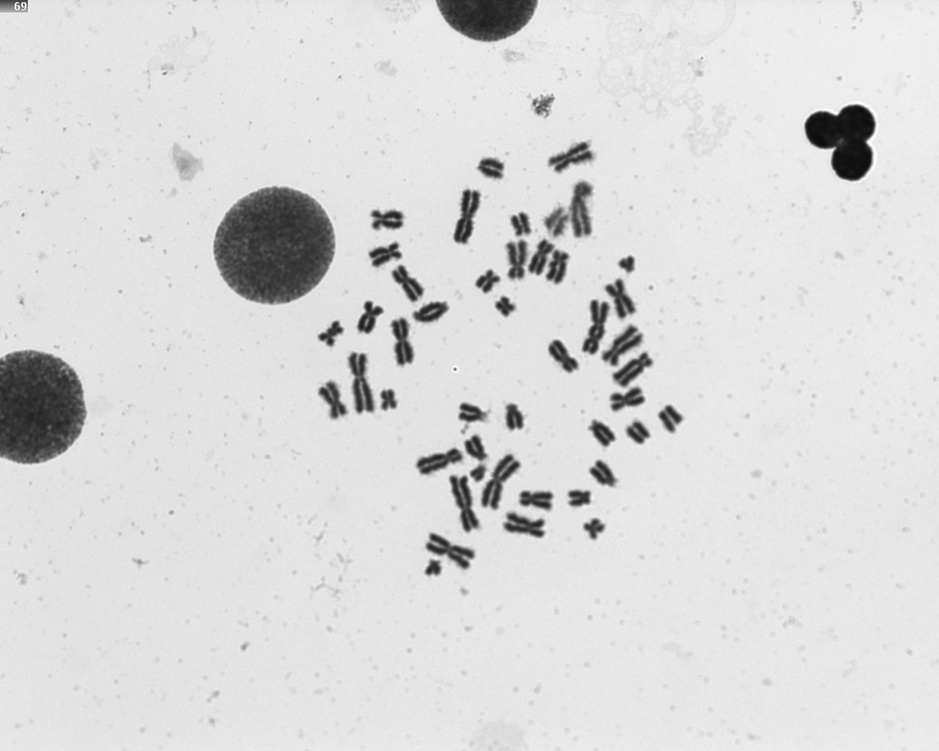
#> input picture src/services/2Gy-004.JPG, 939 x 751 px, shrunk from 1280 x 1024 before the run; its folder holds only this picture in this run
$ python -i processing.py   (imports and definitions only)
#> lines starting #> are read from the running program, lines starting #| are printed output that depends on the picture
#> further down, picture is the input picture: shape (751, 939, 3); min 12, max 255, mean 217.8

import os
import shutil
import cv2
from transforms.Binarization.BinarizationTransforms import Otsu_binarization, Spline_binarization
from transforms.Texture.TextureTransforms import Mean_texture, Std_texture, Contrast_texture, Dissimilarity_texture, Homogeneity_texture, Asm_texture, Max_texture, Entropy_texture, Energy_texture
from transforms.Transform import Original_transform, Transform
from skimage.filters.rank import entropy
from skimage.morphology import disk
from utils.TransformType import TransformType
from utils import paths, tools
import numpy as np
import yaml
from tqdm import tqdm

DESTINO = 'multichannelRGB'

TRANSFORMS_CONFIG = {
    # Original
    TransformType.ORIGINAL: {"class": Original_transform, "required_params": []},

    # Texturas (no necesitan parámetros adicionales)
    TransformType.MEAN: {"class": Mean_texture, "required_params": []},
    TransformType.STD: {"class": Std_texture, "required_params": []},
    TransformType.CONTRAST: {"class": Contrast_texture, "required_params": []},
    TransformType.DISSIMILARITY: {"class": Dissimilarity_texture, "required_params": []},
    TransformType.HOMOGENEITY: {"class": Homogeneity_texture, "required_params": []},
    TransformType.ASM: {"class": Asm_texture, "required_params": []},
    TransformType.MAX: {"class": Max_texture, "required_params": []},
    TransformType.ENTROPY: {"class": Entropy_texture, "required_params": []},
    TransformType.ENERGY: {"class": Energy_texture, "required_params": []},

    # Binarizaciones (necesitan kernel y morph)
    TransformType.OTSU: {"class": Otsu_binarization, "required_params": ["kernel", "morph"]},
    TransformType.SPLINE: {"class": Spline_binarization, "required_params": ["kernel", "morph"]},
}

# Función que devuelve la clase de la transformación elegida
# [37 lines left out: functions get_transform, show_all_channels, not called in this run]

# Función que devuelve todos los canales de la imagen dependiendo del color del canal
def show_all_channels_colored(img, assume_bgr=True):
#> called with assume_bgr = True
    if not assume_bgr:
        img = cv2.cvtColor(img, cv2.COLOR_RGB2BGR)

    b_channel, g_channel, r_channel = cv2.split(img)

    zeros = np.zeros_like(b_channel)

    r_display = cv2.merge([zeros, zeros, r_channel])
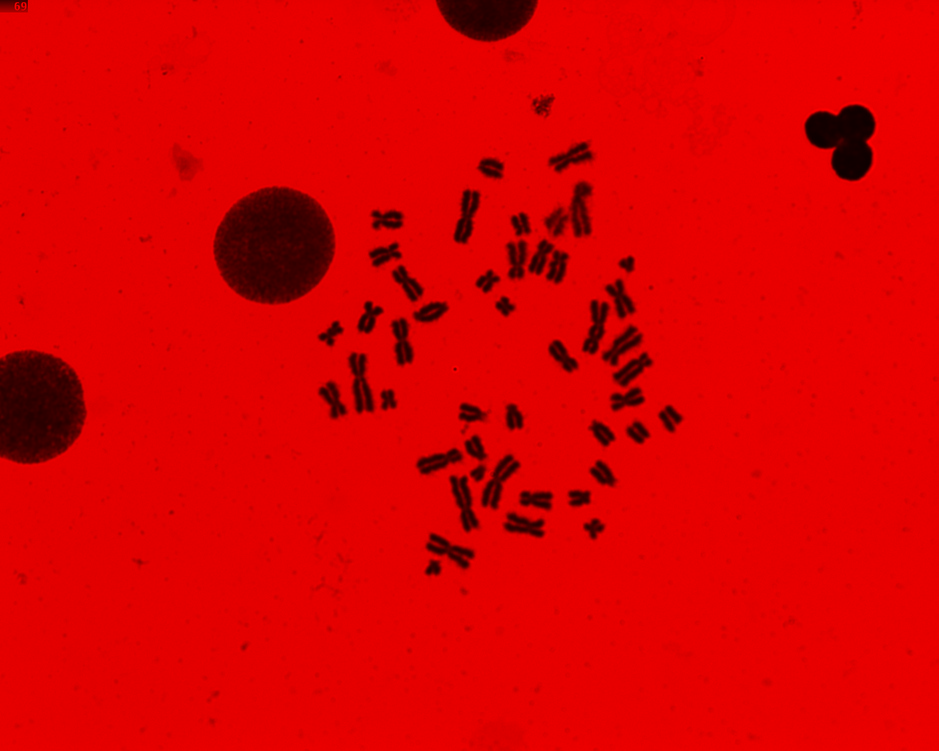
#> r_display: shape (751, 939, 3); mean of channels 0, 1, 2 0, 0, 217.8; drawn as B, G, R
    g_display = cv2.merge([zeros, g_channel, zeros])
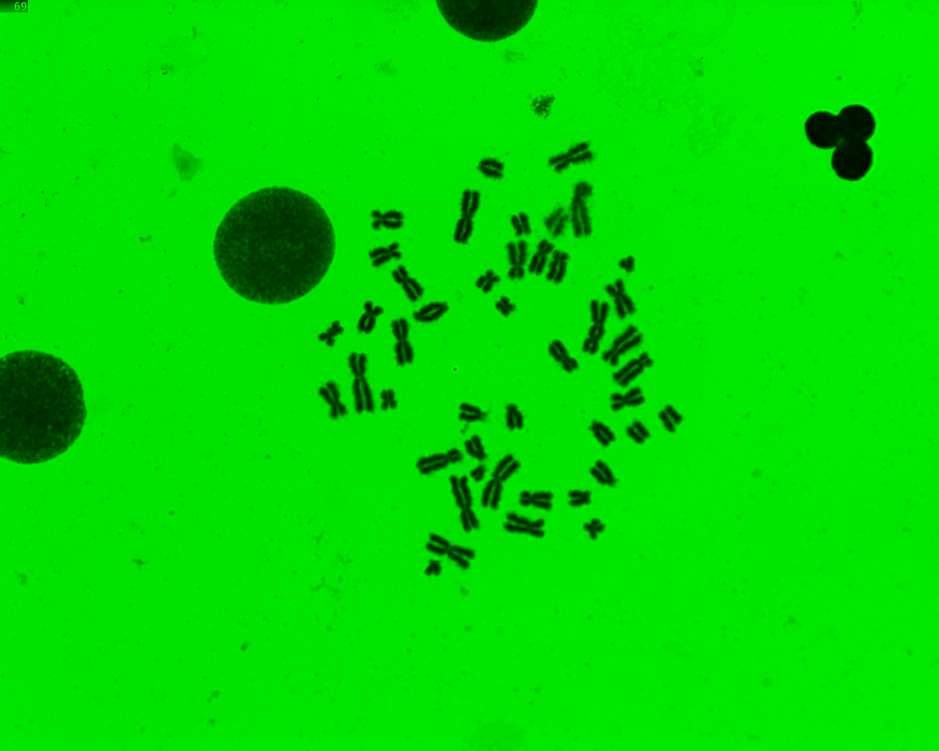
#> g_display: shape (751, 939, 3); mean of channels 0, 1, 2 0, 217.8, 0; drawn as B, G, R
    b_display = cv2.merge([b_channel, zeros, zeros])
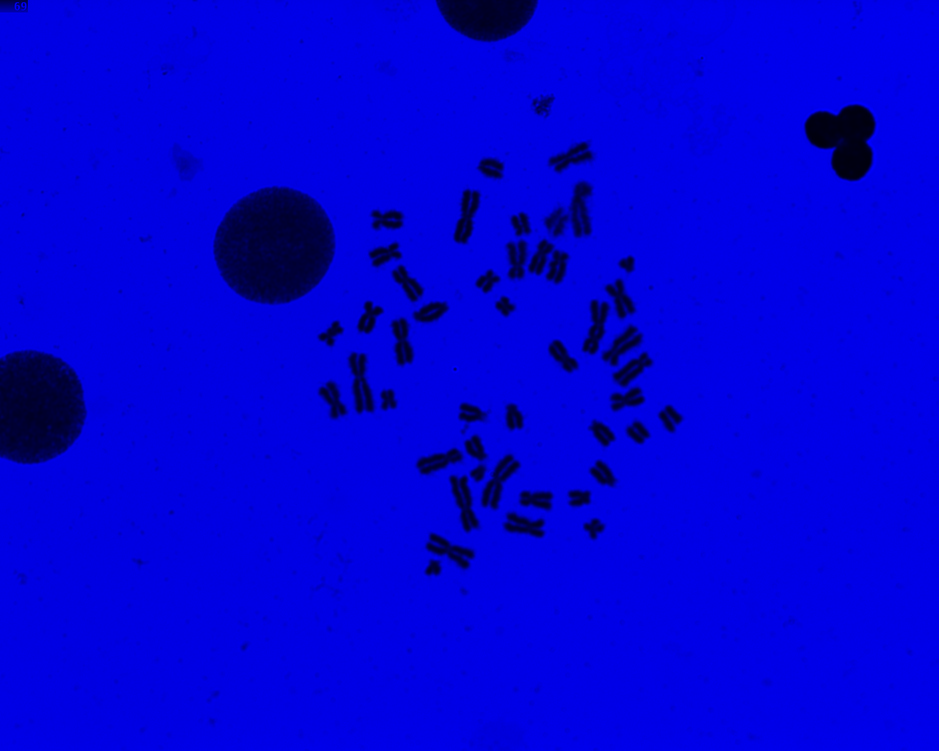
#> b_display: shape (751, 939, 3); mean of channels 0, 1, 2 217.8, 0, 0; drawn as B, G, R

    cv2.imshow("Canal Rojo", r_display)
    cv2.imshow("Canal Verde", g_display)
    cv2.imshow("Canal Azul", b_display)
    cv2.imshow("Imagen Original", img)

    cv2.waitKey(0)
    cv2.destroyAllWindows()

# ELIMINAR
# [217 lines left out: functions execute, execute2, generate_synthetic_RGB_image, _build_dataset_name, _get_folds_num, _contar_imagenes and 3 more, not called in this run]

# [7 lines not run here, left out]

>>> import cv2
>>> picture = cv2.cvtColor(cv2.imread('2Gy-004.JPG'), cv2.COLOR_BGR2RGB)
>>> result = show_all_channels_colored(picture)

$ run again, on src/services/2Gy-014.JPG
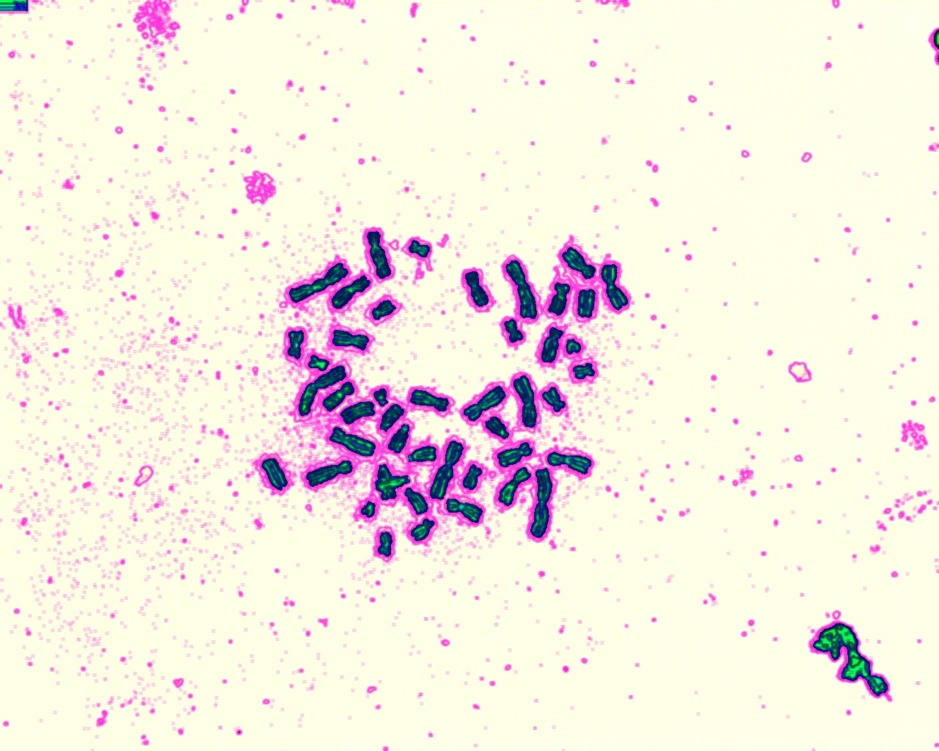
#> input picture src/services/2Gy-014.JPG, 939 x 751 px, shrunk from 1280 x 1024 before the run
#> in show_all_channels_colored, `g_display = cv2.merge([zeros, g_channel, zeros])`:
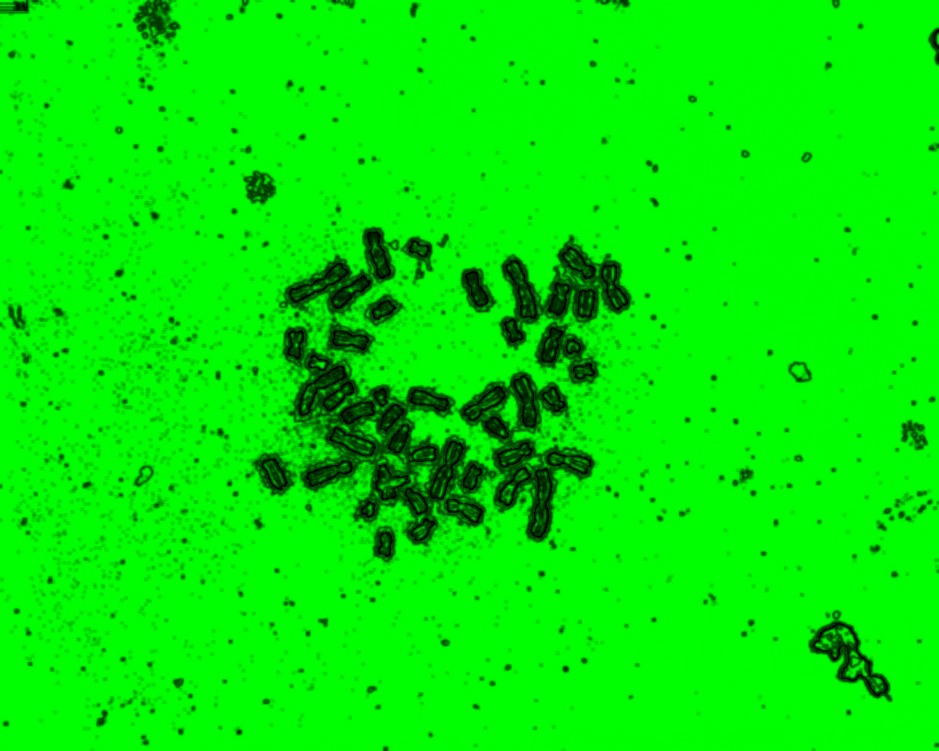
#> g_display: shape (751, 939, 3); mean of channels 0, 1, 2 0, 235.9, 0; drawn as B, G, R
#> in show_all_channels_colored, `b_display = cv2.merge([b_channel, zeros, zeros])`:
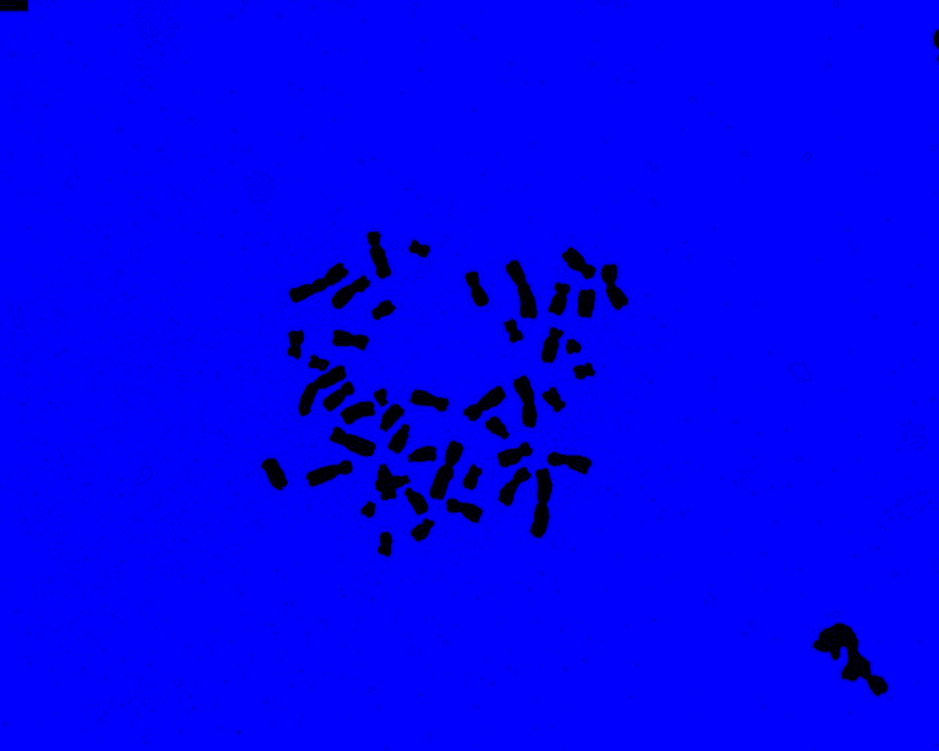
#> b_display: shape (751, 939, 3); mean of channels 0, 1, 2 245.1, 0, 0; drawn as B, G, R
